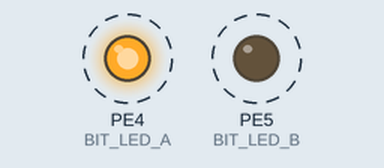
This program was run on a simulated ATmega128, built with avr-gcc and emulated at 7.3728 MHz. On the bench: output pins drawn as LEDs (lit = HIGH). Dashed ring = blinking.

Above: at 0.2 s.
Timing chart, 0 to 3.0 s (numbered marks = the images above):
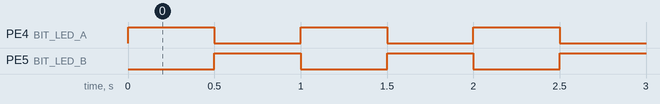

The program:

main.c
```c
/*
* main.c
*
*  Created on: Mar 7, 2022
*      Author: khueh
*/

/*
*   Include header files
*/
#include <stdint.h>
#include <avr/io.h>
#include <avr/iom128.h>
#include <util/delay.h>
#include <avr/interrupt.h>

#include <util/delay.h>

/*
 *   Define macros
 */
/* Output Port pin LED */
#define PORT_LED_A        PORTE
#define DDR_LED_A         DDRE
#define BIT_LED_A         4

#define PORT_LED_B        PORTE
#define DDR_LED_B         DDRE
#define BIT_LED_B         5

#define PORT_SW_A         PORTE
#define DDR_SW_A          DDRE
#define BIT_SW_A          2

#define LED_BLINK_PERIOD  500

/**************************************************************************
 *                      User-defined Functions Prototype
 **************************************************************************/
void GPIO_Init(void);

/**************************************************************************
 *                           Global Declarations
 **************************************************************************/

/*
*   Main program
*/
int main(void)
{
    GPIO_Init();

    while(1)
    {
        PORT_LED_A |= (1 << BIT_LED_A);
        PORT_LED_B &= ~(1 << BIT_LED_B);
        _delay_ms(LED_BLINK_PERIOD);
        PORT_LED_A &= ~(1 << BIT_LED_A);
        PORT_LED_B |= (1 << BIT_LED_B);
        _delay_ms(LED_BLINK_PERIOD);
    };

    return 0;
}

/**************************************************************************
 *                 User-defined Functions Implementation
 **************************************************************************/
/* Initialize GPIOs */
void GPIO_Init(void)
{
    // Set LED as output pin
    DDR_LED_A |= (1 << BIT_LED_A);
    PORT_LED_A &= ~(1 << BIT_LED_A);

    // Set LED as output pin
    DDR_LED_B |= (1 << BIT_LED_B);
    PORT_LED_B &= ~(1 << BIT_LED_B);
}
```

Measured:
- by itself, PE4 (BIT_LED_A), PE5 (BIT_LED_B): alternates HIGH for 0.50 s and LOW for 0.50 s
